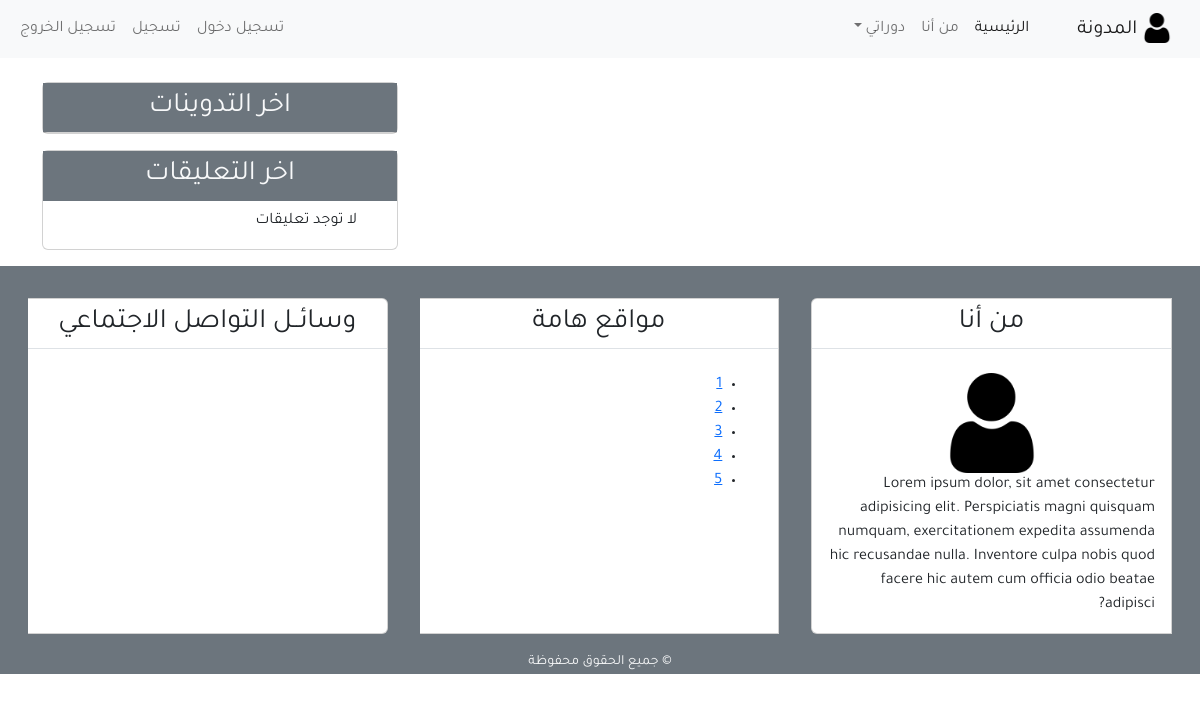
The app's page /, older data.
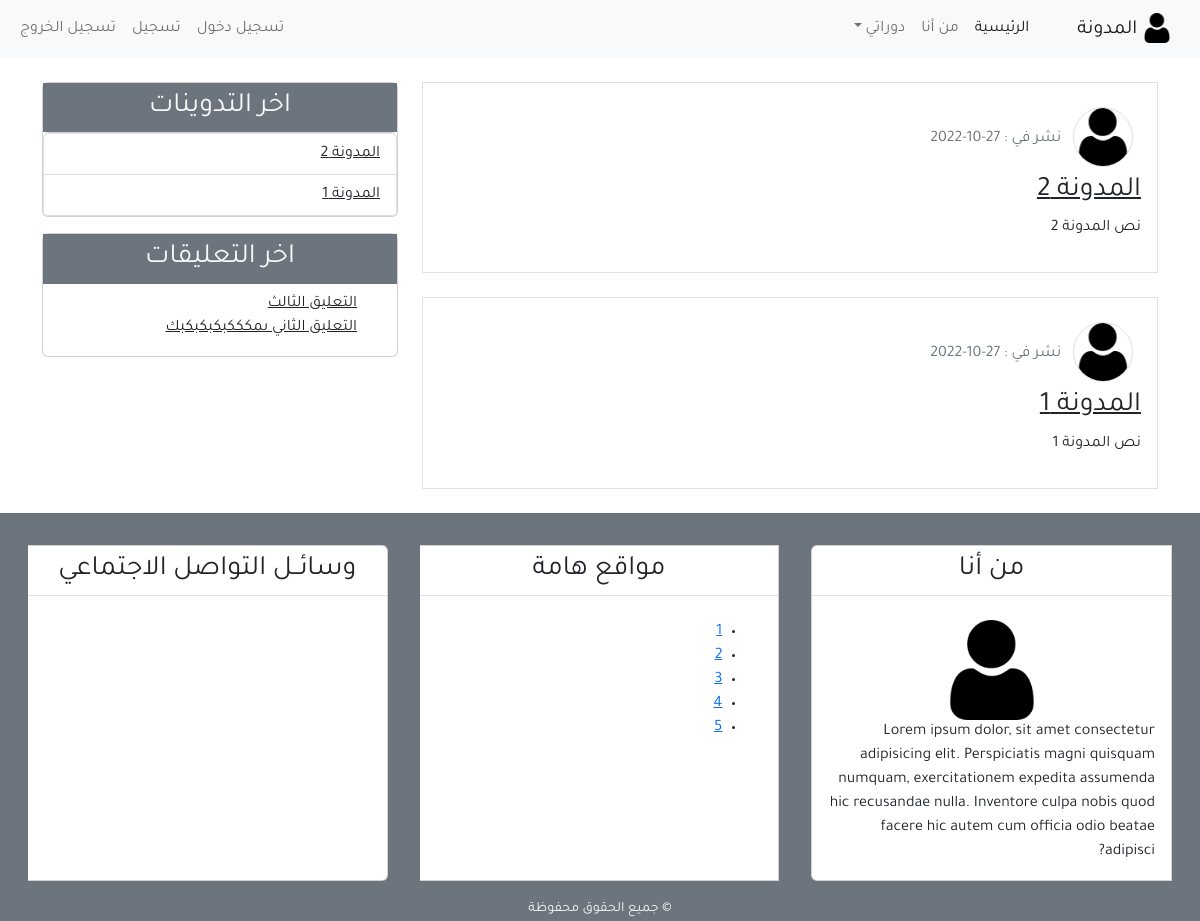
The same page, newer data.
### blog/models.py (models this page shows, shortened)
class Post(models.Model):
    title      = models.CharField(max_length = 100)
    content    = models.TextField()
    post_date  = models.DateTimeField(default=timezone.now)
    post_update= models.DateTimeField(auto_now = True)
    author     = models.ForeignKey(User ,on_delete =models.CASCADE)
    class Meta :
        ordering = ('-post_date',)

class Comment(models.Model) :
  name         = models.CharField( max_length = 50,  verbose_name= 'الاسم')
  email        = models.EmailField(verbose_name= 'الايميل')
  body         = models.TextField(verbose_name= 'التعليق')
  comment_date = models.DateTimeField(auto_now_add =True)
  active       = models.BooleanField(default = False)
  post         = models.ForeignKey(Post, on_delete=models.CASCADE, related_name='comment')
  class Meta:
    ordering =('-comment_date',)

### blog/views.py (the view)
# urls.py: path('',views.home, name = "home"),
def home(request):
    context = {
        'title' : 'الصفحة الرئيسية',
        'posts'  : Post.objects.all(),
    }
    return render(request, 'blog/index.html',context)

### blog/templatetags/post_tag.py (called while the page is built)
@register.inclusion_tag('blog/lastest_post.html')
def lastest_posts():
    context = {
        'l_post' : Post.objects.all()[0:5]
    }
    return context

@register.inclusion_tag('blog/lastest_comments.html')
def lastest_comments():
    context={
        'l_comment' : Comment.objects.filter(active = True)[0:5]
    }
    return context

### blog/templates/blog/index.html (shortened to what this page needs)
{% extends 'blog/base.html' %}
{% load static %}
{% block content %}
 {% for post in posts %}
  <div class="border mb-4 p-3">
    <img src="{% static 'images/user.png'%}" alt="صورة الناشر" class="img-fluid rounded-circle border m-2 " width="60px">
    <span class="text-secondary">نشر في : {{post.post_date|date:'d-m-Y'}}</span>
    <h3><a href="{% url 'post_detail' post.id %}" class="text-dark">{{ post.title }}</a></h3>
    <p>{{ post.content}}</p>
  </div>
  {% endfor %}
{% endblock content %}

### blog/templates/blog/base.html (shortened to what this page needs)
{% load static %}
{% load post_tag %}
<!DOCTYPE html>
<html lang="ar">
<head>
    <link rel="stylesheet" href="{% static 'css/bootstrap.min.css' %}">
    <link rel="stylesheet"    href="{% static 'css/main.css' %}">
</head>
<body>
    <header>
    <nav class="navbar navbar-expand-lg bg-light">
        <div class="container-fluid">
          <a class="navbar-brand" href="#">
            <img src="{% static 'images/user.png' %}" alt="" width="30px">
            المدونة
          </a>
          <div class="collapse navbar-collapse" id="navbarSupportedContent">
            <ul class="navbar-nav">
              <li class="nav-item">
                <a class="nav-link active" aria-current="page" href="{% url 'home' %}">الرئيسية</a>
              </li>
              <li class="nav-item">
                <a class="nav-link" href="{% url 'about' %}">من أنا</a>
              </li>
              <li class="nav-item dropdown">
                <a class="nav-link dropdown-toggle" href="#"  data-bs-toggle="dropdown" aria-expanded="false">
                  دوراتي
                </a>
              </li>
            </ul>
            <ul class="navbar-nav me-auto mb-2 mb-lg-0 ">
                <li class="nav-item"><a class="nav-link" href="{% url 'login' %}">تسجيل دخول</a></li>
                <li class="nav-item"><a class="nav-link" href="{% url 'register' %}">تسجيل </a></li>
                <li class="nav-item"><a class="nav-link" href="{% url 'logout' %}">تسجيل الخروج </a></li>
            </ul>
          </div>
        </div>
      </nav>
    </header>
    <section>
      <div class="container">
          <div class="row mt-4">
            <div class="col-md-8">
                {% block content %}
                {% endblock content %}
            </div>
            <div class="col-md-4">
              <div class="card mb-3">
                <h3 class="text-center bg-secondary text-light p-2 m-0">اخر التدوينات</h3>
               {% lastest_posts %}
              </div>
              <div class="card mb-3">
                <h3 class="text-center bg-secondary text-light p-2">اخر التعليقات</h3>
                {% lastest_comments %}
              </div>
            </div>
          </div>
      </div>
    </section>
    <footer class="bg-secondary">
      <div class="container-fluid">
        <div class="row">
          <div class="col-md">
            <div class="card-group mt-3">
              <div class="card m-3">
                <h3 class="card-title text-center border-bottom p-2 mr-3">من أنا</h3>
                <div class="card-body">
                  <div class="text-center">
                    <img src="{% static 'images/user.png' %}" alt="" width="100px">
                  </div>
                  Lorem ipsum dolor, sit amet consectetur adipisicing elit. Perspiciatis magni quisquam numquam, exercitationem expedita assumenda hic recusandae nulla. Inventore culpa nobis quod facere hic autem cum officia odio beatae adipisci?
                </div>
              </div>
              <div class="card m-3">
                <h3 class="card-title text-center border-bottom p-2 mr-3">مواقع هامة</h3>
                <div class="card-body">
                  <ul>
                    <li><a href="#">1</a></li>
                    <li><a href="#">2</a></li>
                    <li><a href="#">3</a></li>
                    <li><a href="#">4</a></li>
                    <li><a href="#">5</a></li>
                  </ul>
                </div>
              </div>
              <div class="card m-3">
                <h3 class="card-title text-center border-bottom p-2 mr-3">وسائــل التواصل الاجتماعي</h3>
                <h4 class="card-body text-center">
                </h4>
              </div>
            </div>
          </div>
        </div>
        <div class="row">
          <div class="col-md text-center">
            <small class="text-light">&copy; جميع الحقوق محفوظة</small>
          </div>
       </div>
      </div>
    </footer>
</body>
</html>

### blog/templates/blog/lastest_post.html
<ul class="list-group p-0 ">
  {% for post in l_post %}
  <li class="list-group-item"><a class="text-dark" href="{% url 'post_detail' post.id %}">{{post.title}}</a></li>
  {% endfor %}
</ul>

### blog/templates/blog/lastest_comments.html
<ul>
    {% for comment in l_comment %}
    <li class="list-group-item">
        <a class="text-dark" href="{% url 'post_detail' comment.post.id %}">
         {% if comment.body|length > 30  %}
            {{comment.body|slice:'20'}}
         {% else %}
         {{comment.body}}
         {% endif %}
        </a></li>
    {% empty %}
    <li class="list-group-item">لا توجد تعليقات</li>
    {% endfor %}
  </ul>

### static/css/main.css (style rules this page uses)
html,body { direction: rtl; text-align: right; }
body { font-family: 'Tajawal',sans-serif; }

Row changes from the older to the newer data that the page shows:
added Post: post_date "27-10-2022", title "المدونة 2", content "نص المدونة 2"
added Post: post_date "27-10-2022", title "المدونة 1", content "نص المدونة 1"
added Comment: body "التعليق الثالث"
added Comment: body "التعليق الثاني ىمكككبكبكبكبك"
Text that changed along with them:
text no longer shown: "لا توجد تعليقات"
